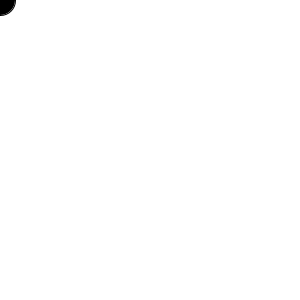
Frame 1 (no input)
Frame 60 (the mouse pressed at the canvas centre just before this capture): identical to frame 1, image omitted
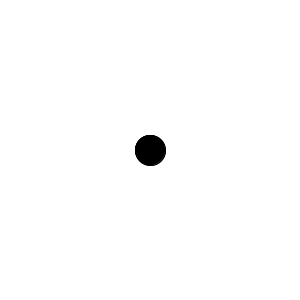
Frame 120 (the mouse held since frame 60 and released just before this capture)

The Processing sketch that drew these frames (run headless with seeded random() and noise(); from frame 60 on, the mouse is pressed at the canvas centre):

// Processing sketch: mardi_11_c_if_else
// ── mardi_11_c_if_else.pde
void setup() {
  size(300,300) ;
}

void draw() {
  background(255) ;
  fill(0) ;
  if(mousePressed) {
    ellipse(mouseY, mouseX, 30,30) ;
    ellipse(mouseX, mouseY, 30,30) ;
  } else {
    ellipse(mouseX, mouseY, 30,30) ;
  }
}
